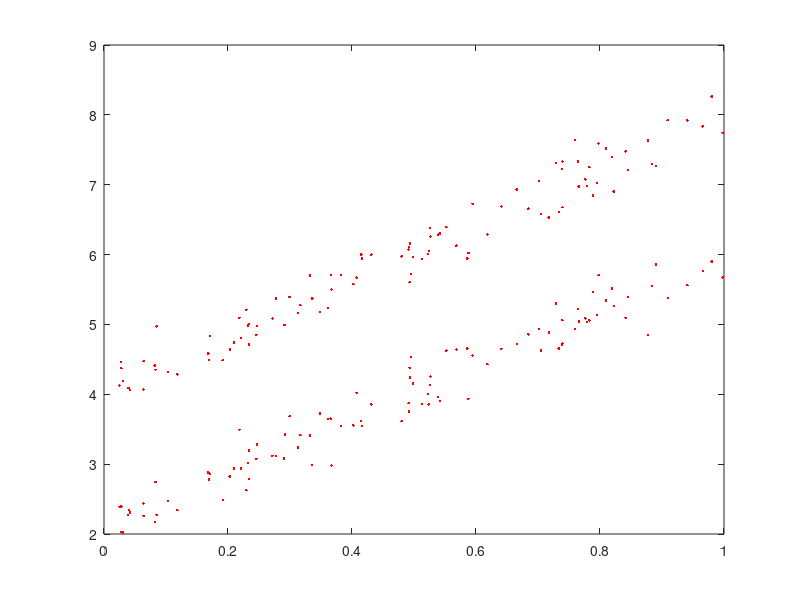

The MATLAB script that drew this image:
n = 100;
x=rand(n,1);
y=4*x+2;

c1=[x y+2+randn(n,1)*0.25];

c2 = [x y+randn(n,1)*0.25];

C = [c1;c2];

% figure(1);
% plot(c1(:,1),c1(:,2),'r.',c2(:,1),c2(:,2),'b.');

X=[ones(2*n,1),C];
D=[ones(n,1);-ones(n,1)];

w=randn(3,1);
w=w./sqrt(w'*w);

y=sign(X*w);

I=y>0;

figure(2);
plot(C(I,1),C(I,2),'r.',C(~I,1),C(~I,2),'b.');
